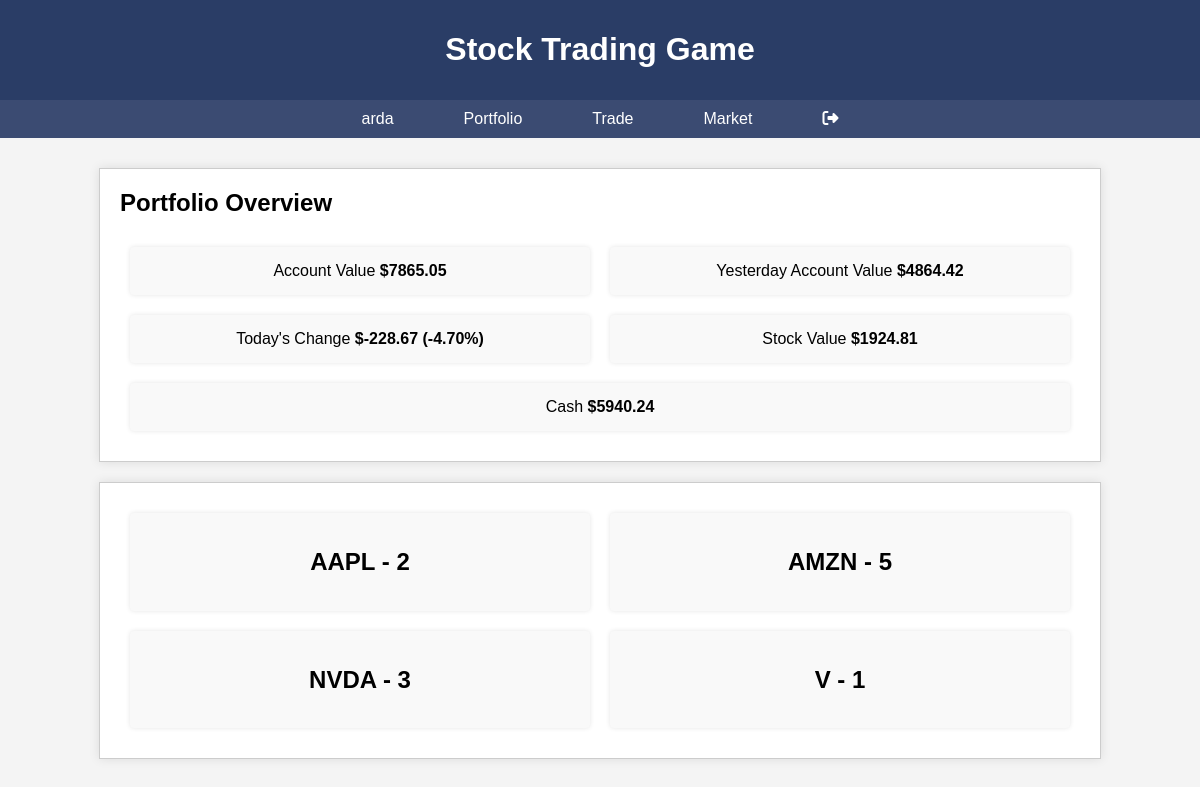
/ (signed in), run on the app's committed database.
### accounts/models.py (models this page shows, shortened)
class stock_user(AbstractUser):
    money = models.DecimalField(default=10000.00, decimal_places=2, max_digits=10)
    today_money = models.DecimalField(default=10000,decimal_places=2,max_digits=10)
    yesterday_money = models.DecimalField(blank=True,null=True,decimal_places=2,max_digits=10)
    def get_total_stock_value(self):
        total_value = 0
        stock_users = UserStock.objects.filter(user=self)
        for stock_user in stock_users:
            total_value += stock_user.quantity * stock_user.stock.price
        return total_value

class UserStock(models.Model):
    user = models.ForeignKey(stock_user, on_delete=models.CASCADE)
    stock = models.ForeignKey(Stock, on_delete=models.CASCADE)
    quantity = models.PositiveIntegerField(default=0)

class Stock(models.Model):
    SYMBOL_CHOICES = [
        ('AAPL', 'Apple Inc.'),
        ('MSFT', 'Microsoft Corporation'),
        ('AMZN', 'Amazon.com Inc.'),
        ('GOOGL', 'Alphabet Inc.'),
        ('TSLA', 'Tesla, Inc.'),
        ('META', 'Meta Platforms, Inc.'),
        ('NVDA', 'NVIDIA Corporation'),
        ('KO', 'Coca-Cola Company'),
        ('INTC', 'Intel Corporation'),
        ('V', 'Visa Inc.'),
    ]
    symbol = models.CharField(max_length=10, choices=SYMBOL_CHOICES, unique=True)
    price = models.DecimalField(max_digits=8, decimal_places=2, default=0.00)
    def __str__(self):
        return self.symbol

### Content/views.py (the view)
# urls.py: path('',views.index,name='index'),
@login_required
def index(request):
    user = request.user
    user_instance = stock_user.objects.get(id=user.id)
    user_money = user_instance.get_total_stock_value() + user.money
    stock_value = user_instance.get_total_stock_value()
    user_cash = user.money
    made_money = user_money - 10000
    user_stocks = UserStock.objects.filter(user=user)
    daily_change = user.today_money - user.yesterday_money
    daily_change_percentage = daily_change / user.yesterday_money
    rounded_daily_change_percentage = round(daily_change_percentage * 100, 2)
    yesterday_money = user.yesterday_money
    return render(request, 'Content/index.html', {
        'user_money': user_money,
        'stock_value':stock_value,
        'user_cash':user_cash,
        'made_money':made_money,
        'user_stocks':user_stocks,
        'daily_change':daily_change,
        'daily_change_percentage':rounded_daily_change_percentage,
        'yesterday_money':yesterday_money,
    })

### Content/templates/Content/index.html (shortened to what this page needs)
{% extends 'Content/base.html' %} {% load static %} {% block title %}
<link rel="stylesheet" href="{% static 'Content/css/index.css' %}" />
{% endblock title %} {% block body %}
<header>
  <h1>Stock Trading Game</h1>
</header>
<nav>
  <ul>
    <li><a style="cursor: pointer">{{ user.username }}</a></li>
    <li><a href="{% url 'Content:index' %}">Portfolio</a></li>
    <li><a href="{% url 'Content:trade' %}">Trade</a></li>
    <li><a href="{% url 'Content:market' %}">Market</a></li>
    <li>
      <a href="{% url 'accounts:logout' %}"
        ><i class="fa-solid fa-right-from-bracket"></i
      ></a>
    </li>
  </ul>
</nav>
<main>
  <section id="portfolio">
    <h2>Portfolio Overview</h2>
    <div class="overview">
      <div class="overview-item">
        <span>Account Value</span>
        <strong>${{user_money}}</strong>
      </div>
      <div class="overview-item">
        <span>Yesterday Account Value</span>
        <strong>${{ yesterday_money }}</strong>
      </div>
      <div class="overview-item">
        <span>Today's Change</span>
        <strong>${{ daily_change }} ({{ daily_change_percentage }}%)</strong>
      </div>
      <div class="overview-item">
        <span>Stock Value</span>
        <strong>${{ stock_value }}</strong>
      </div>
      <div class="overview-item">
        <span>Cash</span>
        <strong>${{user_cash}}</strong>
      </div>
    </div>
  </section>
  <section>
    <div class="overview">
      {% for stock in user_stocks %}
      <div class="overview-item">
        <h1>{{stock.stock}} - {{stock.quantity}}</h1>
      </div>
      {% endfor %}
    </div>
  </section>
</main>
{% endblock body %}

### Content/static/Content/css/index.css (style rules this page uses)
body { font-family: Arial, sans-serif; background-color: #f4f4f4; margin: 0; padding: 0; display: flex; flex-direction: column; align-items: center; }
header { background-color: #2a3d66; color: white; padding: 10px 0; width: 100%; text-align: center; }
nav { background-color: #3b4b72; width: 100%; }
nav ul { list-style: none; padding: 0; margin: 0; display: flex; justify-content: center; }
nav ul li { margin: 0 15px; }
nav ul li a { color: white; text-decoration: none; padding: 10px 20px; display: block; }
main { display: flex; flex-direction: column; align-items: center; margin: 20px 0; width: 80%; }
section { background-color: white; border: 1px solid #ccc; padding: 20px; margin: 10px; width: 100%; box-shadow: 0 0 10px rgba(0, 0, 0, 0.1); }
h2 { margin-top: 0; }
.overview { display: flex; flex-wrap: wrap; justify-content: space-between; }
.overview-item { flex: 1 1 30%; background-color: #f9f9f9; margin: 10px; padding: 15px; border-radius: 4px; box-shadow: 0 0 5px rgba(0, 0, 0, 0.1); text-align: center; }

### data on the page
stock_user: username "arda", yesterday_money "4864.42", money "5940.24"
UserStock: stock "AAPL", quantity "2"
UserStock: stock "AMZN", quantity "5"
UserStock: stock "NVDA", quantity "3"
UserStock: stock "V", quantity "1"

### other printed values
{{ user_money }} "7865.05"
{{ daily_change }} "-228.67"
{{ daily_change_percentage }} "-4.70"
{{ stock_value }} "1924.81"
